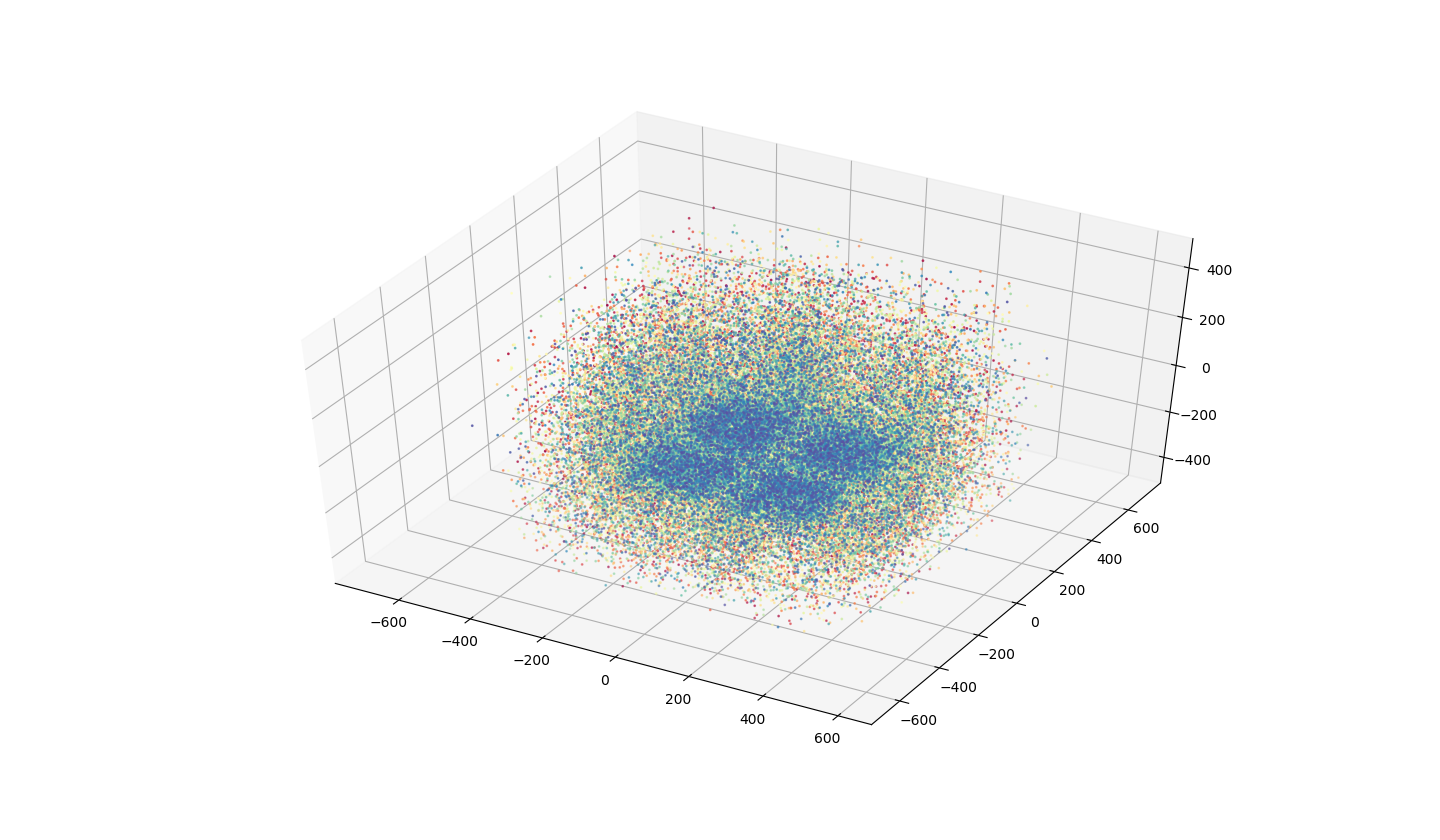

Recreate this plot in Python.
'''
This Code uses TrackExact.txt consisting of 99k rows and 14 columns 
First 12 columns are x,y,z coordinates of vectors p,pu,q and vu respectively
We need to find u and v  to find Poca 
so,
u1 = pu-p and v1 = vu-q
now, Unit vectors of u1 and v1 will give us 'u' and 'v' so that we can plot 'IterativePoca' accurately.
Point3DPocaIterative method of class POCA is used to calculate IterativePoca
'''
import pandas as pd 
from Point3D import *
from Point3Dimport import *
from scatter3D import *
import math
import numpy as np
import matplotlib.pyplot as plt
import matplotlib.cm as cm
from mpl_toolkits.mplot3d import Axes3D


headers = ["px","py","pz","pux","puy","puz","qx","qy","qz","vux","vuy","vuz","c1","c2"]
df = pd.read_csv("TrackExact.txt",delimiter=" ",names = headers)
print(df.shape)

xList=[]
yList=[]
zList=[]

x1 = Point3D(100,100,100)
for index in range(df.shape[0]):
    if((index%9000)==0):
        print("Num of Events processed : "+str(index)) 
    row=df.iloc[index]
    #print row

    p = Point3D(row[0],row[1],row[2])
    #p.show()
    pu = Point3D(row[3],row[4],row[5])
    #pu.show()
    q = Point3D(row[6],row[7],row[8])
    #q.show()
    vu = Point3D(row[9],row[10],row[11])
    #vu.show()
    p21 = pu-p
    #p21.show()
    #t = p21.Magnitude()
    #print t
   
    p43 =(vu-q)
    #p43.show()
    u = p21.Unit()
    #u.show()
    #print ("v is :")
    v = p43.Unit()
    #v.show()
        
    pocaPt = POCA()
    po_sc = pocaPt.Point3DPocaIterative(p,u,q,v)
    #print(type(po_sc))
    #print(po_sc)
    
    poca=po_sc[0]
    #truePositive=x1.Dimension(poca)


    #if(poca.x < x1.x and poca.x > -x1.x) and (poca.y < x1.y and poca.y > -x1.y) and (poca.z < x1.z and poca.z > -x1.z): //used for box of given dimensions
    #if(truePositive)
    if (poca.z<450 and poca.z>-450):
     xList.append(poca.x)
     yList.append(poca.y)
     zList.append(poca.z)
  

#print("Counter : "+str(x1.counter))
print ("Counter :" +str(len(xList)))




fig = plt.figure()
ax = fig.add_subplot(111, projection='3d')

#cm = plt.get_cmap("RdYlGn")   #to get red yellow green
cm = plt.get_cmap("Spectral")
xArray = np.array(xList)
yArray = np.array(yList)
zArray = np.array(zList)

#N = (xList)

#col=np.arange(N)

#print len(xArray)
#print len(yArray)
#print len(zArray)
#plt.scatter (xArray,yArray,s=1,c=col,cmap=cm
ax.scatter(xArray,yArray,zArray,s=1,c=xList) #,cmap=cm)  #for 3D scatter plot
#ax.scatter(xArray,yArray,zArray,s=1)  #for 3D scatter plot with default colors
plt.show()
